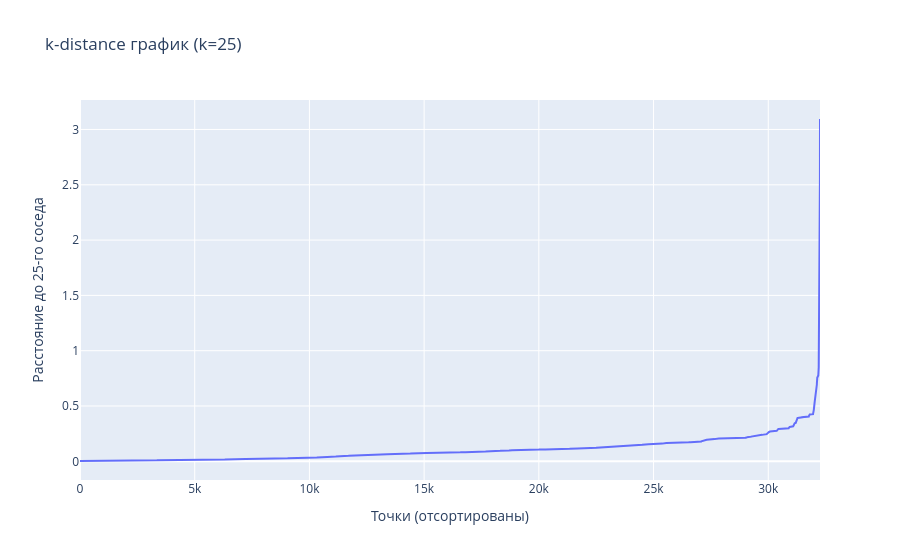

Notebook cell for this chart:
### Code cell
import numpy as np
import pandas as pd
import plotly.express as px
import plotly.graph_objects as go
from plotly.subplots import make_subplots
from sklearn.cluster import DBSCAN
from sklearn.neighbors import NearestNeighbors
from sklearn.preprocessing import StandardScaler
from sklearn.decomposition import PCA
from sklearn.metrics import classification_report

# ======================
# 1. ПОДГОТОВКА ДАННЫХ
# ======================
# Предполагается, что переменные X_train, y_train, X_test, y_test уже определены
# Если y_test нет, можно оставить None

# Преобразуем в numpy массивы, если это pandas объекты
if hasattr(X_train, 'values'):
    X_train = X_train.values
if hasattr(y_train, 'values'):
    y_train = y_train.values
if hasattr(X_test, 'values'):
    X_test = X_test.values

# Масштабирование
scaler = StandardScaler()
X_train_scaled = scaler.fit_transform(X_train)
X_test_scaled = scaler.transform(X_test) if X_test is not None else None

# ====================================
# 2. ПОДБОР ПАРАМЕТРОВ DBSCAN (опционально)
# ====================================
# Можно использовать k-distance график для выбора eps
# Возьмём min_samples = 2 * число признаков (эмпирически)
min_samples = 25  # можно регулировать

# Построим k-distance график
neigh = NearestNeighbors(n_neighbors=min_samples)
neigh.fit(X_train_scaled)
distances, _ = neigh.kneighbors(X_train_scaled)
k_dist = np.sort(distances[:, min_samples-1])

fig_elbow = go.Figure()
fig_elbow.add_trace(go.Scatter(x=np.arange(len(k_dist)), y=k_dist, mode='lines'))
fig_elbow.update_layout(title=f'k-distance график (k={min_samples})',
                        xaxis_title='Точки (отсортированы)',
                        yaxis_title=f'Расстояние до {min_samples}-го соседа')
fig_elbow.show()

# Пользователь должен выбрать eps в районе "локтя" графика.
# Для примера возьмём eps = 0.3 (можете подставить своё значение)
eps = 0.5  # измените на основе графика

# =============================
# 3. ОБУЧЕНИЕ DBSCAN НА TRAIN
# =============================
dbscan = DBSCAN(eps=eps, min_samples=min_samples)
train_labels = dbscan.fit_predict(X_train_scaled)

# Статистика по обучающей выборке
n_clusters = len(set(train_labels)) - (1 if -1 in train_labels else 0)
n_noise = list(train_labels).count(-1)
print(f"Обучающая выборка: всего точек {len(train_labels)}")
print(f"Найдено кластеров: {n_clusters}")
print(f"Аномалий (шума): {n_noise} ({n_noise/len(train_labels):.2%})")

# ==============================================
# 4. ПОДГОТОВКА МОДЕЛИ ДЛЯ ТЕСТОВЫХ ДАННЫХ
# ==============================================
# Используем все точки обучающей выборки, не являющиеся шумом,
# как эталон нормального поведения (ядровые + граничные)
normal_points = X_train_scaled[train_labels != -1]
if len(normal_points) == 0:
    raise ValueError("Нет ни одной нормальной точки в обучающей выборке! Увеличьте eps или уменьшите min_samples.")

# Обучаем NearestNeighbors с радиусом eps
nn = NearestNeighbors(n_neighbors=1, radius=eps).fit(normal_points)

def predict_anomaly(X_new_scaled):
    """Возвращает булев массив: True – аномалия, False – норма"""
    distances, _ = nn.radius_neighbors(X_new_scaled, radius=eps)
    return np.array([len(d) == 0 for d in distances])

# Применяем к тестовой выборке
if X_test_scaled is not None:
    test_anomaly_flags = predict_anomaly(X_test_scaled)
    print(f"\nТестовая выборка: всего точек {len(test_anomaly_flags)}")
    print(f"Предсказано аномалий: {np.sum(test_anomaly_flags)} ({np.mean(test_anomaly_flags):.2%})")

# =====================================
# 6. ОЦЕНКА КАЧЕСТВА (если есть метки)
# =====================================
if y_train is not None:
    print("\nОценка на обучающей выборке:")
    y_pred_train = (train_labels == -1).astype(int)
    print(classification_report(y_train, y_pred_train, target_names=['норма', 'аномалия']))

if y_test is not None and X_test_scaled is not None:
    print("\nОценка на тестовой выборке:")
    print(classification_report(y_test, test_anomaly_flags.astype(int), target_names=['норма', 'аномалия']))

### Figure 1 — Plotly figure (JSON) as saved in the notebook; plotly's stock layout.template omitted (floating-point values rounded to 4 significant figures; data arrays with more than 128 entries replaced by an {"elided": "..."} marker saying what was removed)
{"data": [{"mode": "lines", "type": "scatter", "x": {"elided": "32256 int values"}, "y": {"elided": "32256 float values"}}], "layout": {"title": {"text": "k-distance график (k=25)"}, "xaxis": {"title": {"text": "Точки (отсортированы)"}}, "yaxis": {"title": {"text": "Расстояние до 25-го соседа"}}}}
